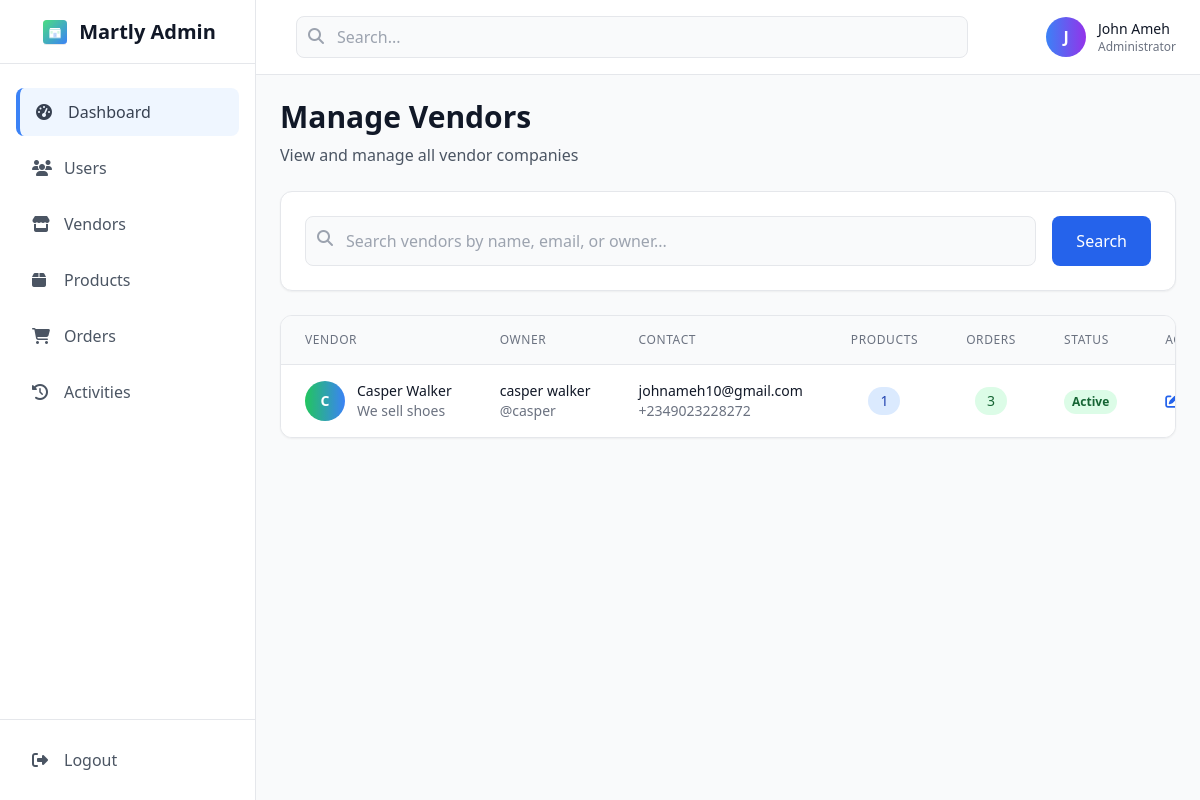
Page /admin/vendors.php (signed in) on the committed database.
### tables this page shows
CREATE TABLE `users` (
  `id` int(11) NOT NULL,
  `username` varchar(50) NOT NULL,
  `email` varchar(100) NOT NULL,
  `password` varchar(255) NOT NULL,
  `first_name` varchar(50) DEFAULT NULL,
  `last_name` varchar(50) DEFAULT NULL,
  `profile_picture` varchar(255) DEFAULT NULL,
  `user_type` enum('customer','vendor','admin') DEFAULT 'customer',
  `referral_code` varchar(20) DEFAULT NULL,
  `referred_by` int(11) DEFAULT NULL,
  `created_at` timestamp NOT NULL DEFAULT current_timestamp(),
  `updated_at` timestamp NOT NULL DEFAULT current_timestamp() ON UPDATE current_timestamp(),
  `referred_count` int(11) DEFAULT 0
);

CREATE TABLE `companies` (
  `id` int(11) NOT NULL,
  `user_id` int(11) NOT NULL,
  `name` varchar(100) NOT NULL,
  `description` text DEFAULT NULL,
  `logo` varchar(255) DEFAULT NULL,
  `banner` varchar(255) DEFAULT NULL,
  `contact_email` varchar(100) DEFAULT NULL,
  `phone` varchar(20) DEFAULT NULL,
  `address` text DEFAULT NULL,
  `whatsapp_url` varchar(255) DEFAULT NULL,
  `instagram_url` varchar(255) DEFAULT NULL,
  `created_at` timestamp NOT NULL DEFAULT current_timestamp(),
  `updated_at` timestamp NOT NULL DEFAULT current_timestamp() ON UPDATE current_timestamp(),
  `subscription_status` enum('active','expired','pending') DEFAULT 'pending',
  `subscription_expiry` datetime DEFAULT NULL
);

### includes/config.php (called while the page is built, shortened)
<?php
try {
    $pdo = new PDO("mysql:host=" . DB_HOST . ";dbname=" . DB_NAME, DB_USER, DB_PASS);
    $pdo->setAttribute(PDO::ATTR_ERRMODE, PDO::ERRMODE_EXCEPTION);
    $pdo->setAttribute(PDO::ATTR_DEFAULT_FETCH_MODE, PDO::FETCH_ASSOC);
} catch (PDOException $e) {
    die("Connection failed: " . $e->getMessage());
}
function isLoggedIn()
{
    return isset($_SESSION['user_id']);
}
function getCurrentUser()
{
    global $pdo;
    if (isLoggedIn()) {
        $stmt = $pdo->prepare("SELECT * FROM users WHERE id = ?");
        $stmt->execute([$_SESSION['user_id']]);
        return $stmt->fetch();
    }
    return null;
}

### admin/vendors.php (the view, shortened to what this page needs)
<?php
require_once '../includes/config.php';
$page = isset($_GET['page']) ? (int)$_GET['page'] : 1;
$limit = 10;
$offset = ($page - 1) * $limit;
$search = isset($_GET['search']) ? trim($_GET['search']) : '';
try {
    $searchCondition = '';
    $params = [];
    $sql = "
        SELECT c.*,
               u.first_name,
               u.last_name,
               u.email as user_email,
               u.username,
               COUNT(DISTINCT p.id) as product_count,
               COUNT(DISTINCT o.id) as order_count
        FROM companies c
        LEFT JOIN users u ON c.user_id = u.id
        LEFT JOIN products p ON c.id = p.company_id
        LEFT JOIN orders o ON c.id = o.company_id
        $searchCondition
        GROUP BY c.id
        ORDER BY c.created_at DESC
        LIMIT $limit OFFSET $offset
    ";
    $stmt = $pdo->prepare($sql);
    $stmt->execute($params);
    $vendors = $stmt->fetchAll(PDO::FETCH_ASSOC);
} catch (PDOException $e) {
    $error = "Error loading vendors: " . $e->getMessage();
}
?>
<!DOCTYPE html>
<html lang="en">
<head>
    <script src="https://cdn.tailwindcss.com"></script>
    <link rel="stylesheet" href="https://cdnjs.cloudflare.com/ajax/libs/font-awesome/6.4.0/css/all.min.css">
</head>
<body class="bg-gray-50">
<div class="min-h-screen">
    <?php include 'includes/sidebar.php'; ?>
    <div class="ml-0 lg:ml-64">
        <?php include 'includes/topbar.php'; ?>
        <main class="p-6">
            <div class="flex justify-between items-center mb-6">
                <div>
                    <h1 class="text-3xl font-bold text-gray-900">Manage Vendors</h1>
                    <p class="text-gray-600 mt-2">View and manage all vendor companies</p>
                </div>
            </div>
            <div class="bg-white rounded-xl shadow-sm border border-gray-200 p-6 mb-6">
                <form method="GET" class="flex gap-4">
                    <div class="flex-1">
                        <div class="relative">
                            <input type="text" name="search" value="<?php echo htmlspecialchars($search); ?>"
                                   placeholder="Search vendors by name, email, or owner..."
                                   class="w-full pl-10 pr-4 py-3 bg-gray-50 border border-gray-200 rounded-lg focus:outline-none focus:ring-2 focus:ring-blue-500 focus:border-transparent">
                            <i class="fas fa-search absolute left-3 top-3.5 text-gray-400"></i>
                        </div>
                    </div>
                    <button type="submit" class="bg-blue-600 text-white px-6 py-3 rounded-lg hover:bg-blue-700 transition-colors duration-300">
                        Search
                    </button>
                </form>
            </div>
            <div class="bg-white rounded-xl shadow-sm border border-gray-200 overflow-hidden">
                <div class="overflow-x-auto">
                    <table class="w-full">
                        <thead class="bg-gray-50 border-b border-gray-200">
                            <tr>
                                <th class="px-6 py-4 text-left text-xs font-medium text-gray-500 uppercase tracking-wider">Vendor</th>
                                <th class="px-6 py-4 text-left text-xs font-medium text-gray-500 uppercase tracking-wider">Owner</th>
                                <th class="px-6 py-4 text-left text-xs font-medium text-gray-500 uppercase tracking-wider">Contact</th>
                                <th class="px-6 py-4 text-left text-xs font-medium text-gray-500 uppercase tracking-wider">Products</th>
                                <th class="px-6 py-4 text-left text-xs font-medium text-gray-500 uppercase tracking-wider">Orders</th>
                                <th class="px-6 py-4 text-left text-xs font-medium text-gray-500 uppercase tracking-wider">Status</th>
                                <th class="px-6 py-4 text-left text-xs font-medium text-gray-500 uppercase tracking-wider">Actions</th>
                            </tr>
                        </thead>
                        <tbody class="bg-white divide-y divide-gray-200">
                            <?php if (empty($vendors)): ?>
                                <tr>
                                    <td colspan="7" class="px-6 py-8 text-center text-gray-500">
                                        <i class="fas fa-store text-4xl text-gray-300 mb-3"></i>
                                        <p>No vendors found</p>
                                        <?php if (!empty($search)): ?>
                                            <p class="text-sm mt-1">Try adjusting your search terms</p>
                                        <?php endif; ?>
                                    </td>
                                </tr>
                            <?php else: ?>
                                <?php foreach ($vendors as $vendor): ?>
                                    <tr class="hover:bg-gray-50 transition-colors duration-300">
                                        <td class="px-6 py-4 whitespace-nowrap">
                                            <div class="flex items-center">
                                                <div class="w-10 h-10 bg-gradient-to-r from-green-500 to-blue-500 rounded-full flex items-center justify-center text-white font-bold text-sm mr-3">
                                                    <?php echo strtoupper(substr($vendor['name'] ?? 'N', 0, 1)); ?>
                                                </div>
                                                <div>
                                                    <div class="text-sm font-medium text-gray-900">
                                                        <?php echo htmlspecialchars($vendor['name'] ?? 'N/A'); ?>
                                                    </div>
                                                    <div class="text-sm text-gray-500">
                                                        <?php echo htmlspecialchars($vendor['description'] ?? 'No description'); ?>
                                                    </div>
                                                </div>
                                            </div>
                                        </td>
                                        <td class="px-6 py-4 whitespace-nowrap">
                                            <div class="text-sm text-gray-900"><?php echo htmlspecialchars(($vendor['first_name'] ?? '') . ' ' . ($vendor['last_name'] ?? '')); ?></div>
                                            <div class="text-sm text-gray-500">@<?php echo htmlspecialchars($vendor['username'] ?? 'N/A'); ?></div>
                                        </td>
                                        <td class="px-6 py-4 whitespace-nowrap">
                                            <div class="text-sm text-gray-900"><?php echo htmlspecialchars($vendor['contact_email'] ?? 'N/A'); ?></div>
                                            <div class="text-sm text-gray-500"><?php echo htmlspecialchars($vendor['phone'] ?? 'N/A'); ?></div>
                                        </td>
                                        <td class="px-6 py-4 whitespace-nowrap text-sm text-gray-900 text-center">
                                            <span class="inline-flex items-center px-3 py-1 rounded-full text-sm font-medium bg-blue-100 text-blue-800">
                                                <?php echo $vendor['product_count'] ?? 0; ?>
                                            </span>
                                        </td>
                                        <td class="px-6 py-4 whitespace-nowrap text-sm text-gray-900 text-center">
                                            <span class="inline-flex items-center px-3 py-1 rounded-full text-sm font-medium bg-green-100 text-green-800">
                                                <?php echo $vendor['order_count'] ?? 0; ?>
                                            </span>
                                        </td>
                                        <td class="px-6 py-4 whitespace-nowrap">
                                            <span class="inline-flex px-2 py-1 text-xs font-semibold rounded-full
                                                <?php echo (isset($vendor['subscription_status']) && $vendor['subscription_status'] === 'active') ? 'bg-green-100 text-green-800' : 'bg-red-100 text-red-800'; ?>">
                                                <?php echo (isset($vendor['subscription_status']) && $vendor['subscription_status'] === 'active') ? 'Active' : 'Inactive'; ?>
                                            </span>
                                        </td>
                                        <td class="px-6 py-4 whitespace-nowrap text-sm font-medium">
                                            <div class="flex space-x-2">
                                                <button class="text-blue-600 hover:text-blue-900 transition-colors duration-300" title="Edit">
                                                    <i class="fas fa-edit"></i>
                                                </button>
                                            </div>
                                        </td>
                                    </tr>
                                <?php endforeach; ?>
                            <?php endif; ?>
                        </tbody>
                    </table>
                </div>
            </div>
        </main>
    </div>
</div>
</body>
</html>

### admin/includes/topbar.php (shortened to what this page needs)
<?php
$currentUser = getCurrentUser();
?>
<header class="bg-white border-b border-gray-200">
    <div class="flex items-center justify-between px-6 py-4">
        <div class="flex-1 max-w-2xl mx-4">
            <div class="relative">
                <input type="text" placeholder="Search..." class="w-full pl-10 pr-4 py-2 bg-gray-50 border border-gray-200 rounded-lg focus:outline-none focus:ring-2 focus:ring-blue-500 focus:border-transparent">
                <i class="fas fa-search absolute left-3 top-3 text-gray-400"></i>
            </div>
        </div>
        <div class="flex items-center space-x-4">
            <div class="flex items-center space-x-3">
                <div class="w-10 h-10 bg-gradient-to-r from-blue-500 to-purple-600 rounded-full flex items-center justify-center text-white font-bold">
                    <?php echo strtoupper(substr($currentUser['first_name'], 0, 1)); ?>
                </div>
                <div class="hidden md:block">
                    <p class="text-sm font-medium text-gray-900"><?php echo htmlspecialchars($currentUser['first_name'] . ' ' . $currentUser['last_name']); ?></p>
                    <p class="text-xs text-gray-500">Administrator</p>
                </div>
            </div>
        </div>
    </div>
</header>

### rows in the picture
users: first_name "J", first_name+last_name "John Ameh"
companies: name "C", name "Casper Walker", description "We sell shoes", user.last_name "casper walker", user.username "casper", contact_email "johnameh10@gmail.com", phone "+2349023228272", product_count "1", order_count "3", subscription_status "Active"
